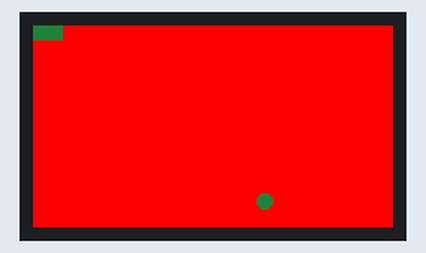
This program was run on a simulated Raspberry Pi Pico running MicroPython. On the bench: 240×135 colour display. Random numbers come from a fixed seed.

Above: at 0.16 s.
At 5.05 s:
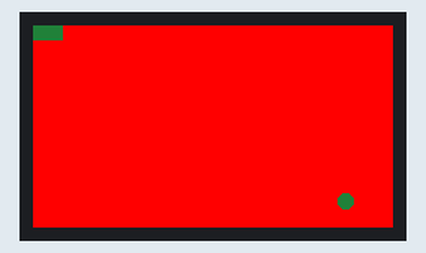
At 9.94 s:
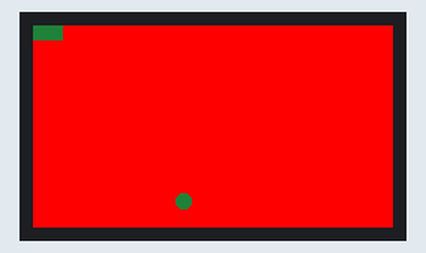
At 19.71 s:
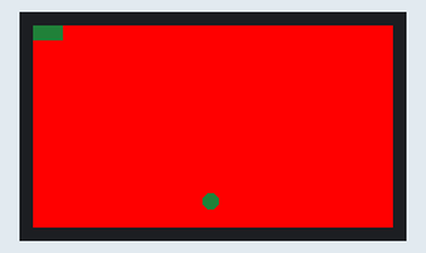
At 29.49 s:
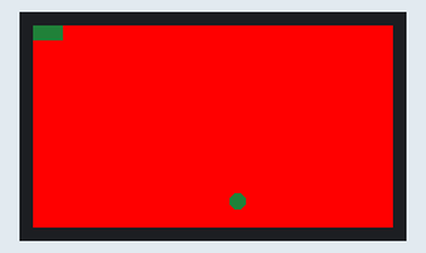
At 39.57 s:
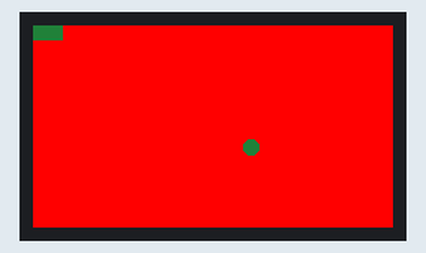

The program:

ballsdemo.py
```python
# If you have a Display Pack 2.0" or 2.8" use DISPLAY_PICO_DISPLAY_2 instead of DISPLAY_PICO_DISPLAY

import time
import random
from picographics import PicoGraphics, DISPLAY_PICO_DISPLAY, PEN_P8

display = PicoGraphics(display=DISPLAY_PICO_DISPLAY, pen_type=PEN_P8)
display.set_backlight(1.0)

WIDTH, HEIGHT = display.get_bounds()

# We're creating 100 balls with their own individual colour and 1 BG colour
# for a total of 101 colours, which will all fit in the custom 256 entry palette!


class Ball:
    def __init__(self, x, y, r, dx, dy, pen):
        self.x = x
        self.y = y
        self.r = r
        self.dx = dx
        self.dy = dy
        self.pen = pen


# initialise shapes
balls = []
for _i in range(1):
    r = random.randint(0, 10) + 3
    balls.append(
        Ball(
            random.randint(r, r + (WIDTH - 2 * r)),
            random.randint(r, r + (HEIGHT - 2 * r)),
            r,
            (14 - r) / 2,
            (14 - r) / 2,
            display.create_pen(random.randint(0, 255), random.randint(0, 255), random.randint(0, 255)),
        )
    )

BG = display.create_pen(255, 0, 0)

while True:
    display.set_pen(BG)
    display.clear()

    for ball in balls:
        ball.x += ball.dx
        ball.y += ball.dy

        xmax = WIDTH - ball.r
        xmin = ball.r
        ymax = HEIGHT - ball.r
        ymin = ball.r

        if ball.x < xmin or ball.x > xmax:
            ball.dx *= -1

        if ball.y < ymin or ball.y > ymax:
            ball.dy *= -1

        display.set_pen(ball.pen)
        display.circle(int(ball.x), int(ball.y), int(ball.r))
        display.rectangle(0,0,20,10)

    display.update()
    time.sleep(0.01)
```
